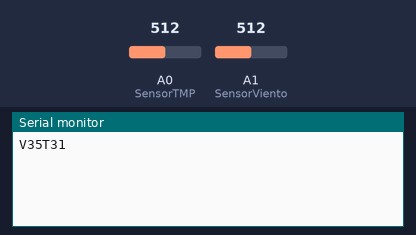
A sketch run on a simulated Arduino Uno, built with avr-gcc and run on an emulated ATmega328P. On the bench: the last lines printed to the serial monitor. The inputs (shaded band) are chosen by the test bench; at power-on: A0 (SensorTMP) = 512, A1 (SensorViento) = 512.

Above: at 1.8 s.
1.9 s: A0 (SensorTMP) set to 716
At 3.1 s:
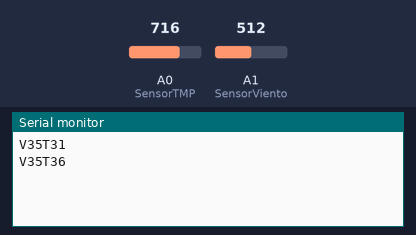
3.4 s: A1 (SensorViento) set to 716
At 4.7 s:
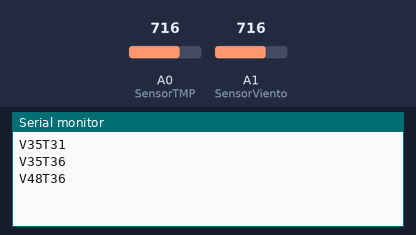
4.9 s: A0 (SensorTMP) set to 900
At 5.5 s:
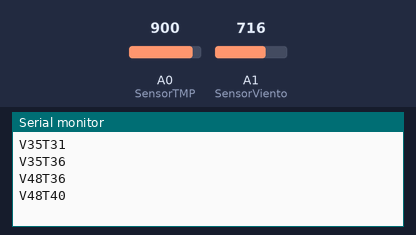
6.4 s: A1 (SensorViento) set to 900
At 8.2 s:
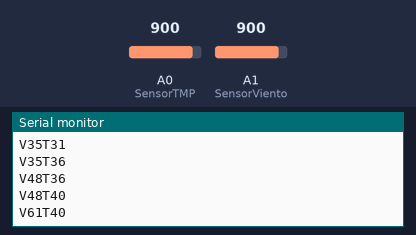
Timing chart, 0 to 8.9 s (numbered marks = the images above; inputs shaded):
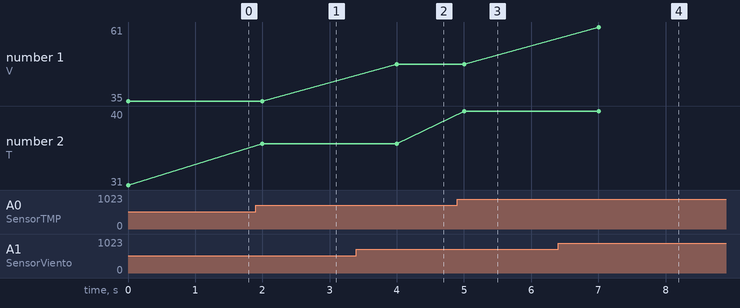

Measured:
- after the input at 1.9 s, the serial monitor: prints a new line after 0.10 s (image 1)
- after the input at 3.4 s, the serial monitor: prints a new line after 0.60 s (image 2)
- after the input at 4.9 s, the serial monitor: prints a new line after 0.10 s (image 3)
- after the input at 6.4 s, the serial monitor: prints a new line after 0.60 s (image 4)
- plotted number 1: 35 → 48 after the input at 3.4 s, 48 → 61 after the input at 6.4 s
- plotted number 2: 31 → 36 after the input at 1.9 s, 36 → 40 after the input at 4.9 s

The sketch:

SensorClasemartes.ino
```cpp
int SensorTMP = A0;
int SensorViento = A1;
int TemperaturaAnterior = 0;
int VientoAnterior = 0;

void setup() {
  pinMode(SensorTMP, INPUT);
  pinMode(SensorViento, INPUT);
  Serial.begin(9600);
}

void loop() {
  int temperatura = map(analogRead(SensorTMP), 0, 1024, 18, 44);
  int Viento = map(analogRead(SensorViento), 0, 1024, 0, 70);
  if ( temperatura != TemperaturaAnterior || Viento  != VientoAnterior) {
    TemperaturaAnterior = temperatura;
    VientoAnterior = Viento;
    Serial.print("V");
    Serial.print(Viento);
    Serial.print("T");
    Serial.print(temperatura);
    Serial.println();
  }
  delay(1000);
}
```
